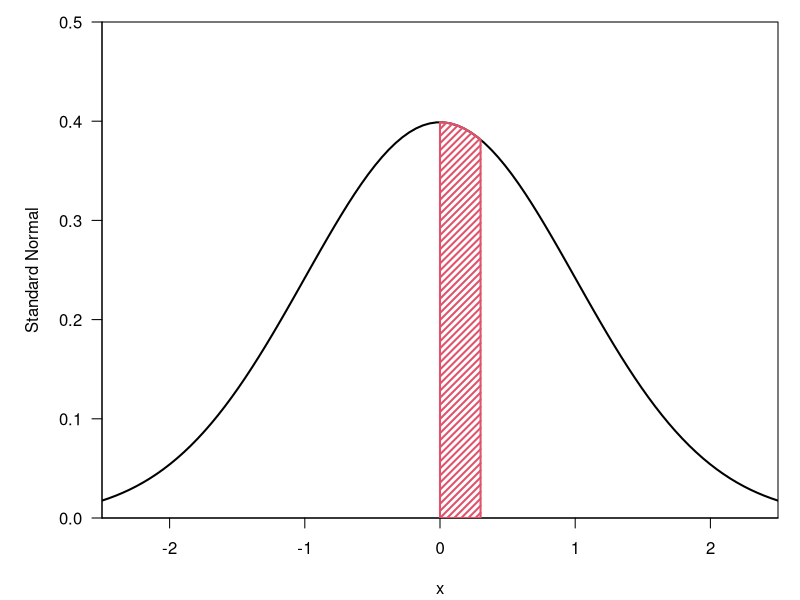
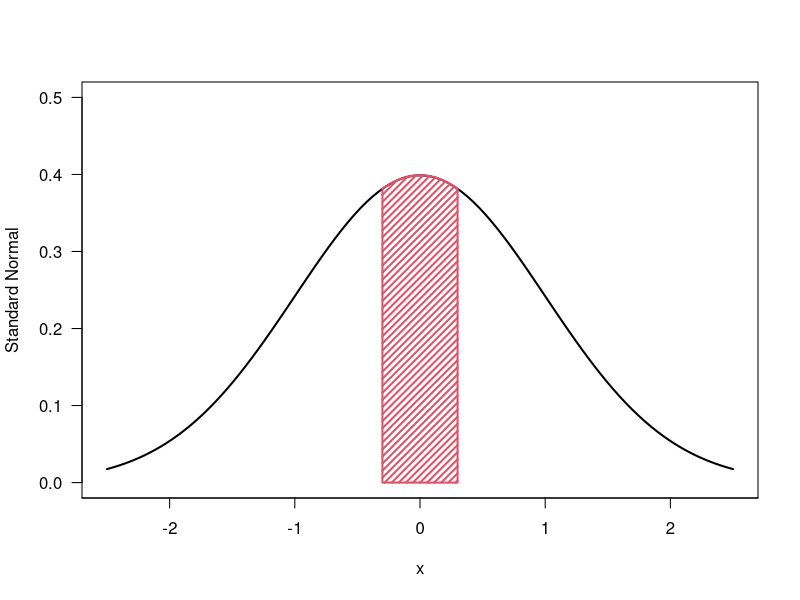
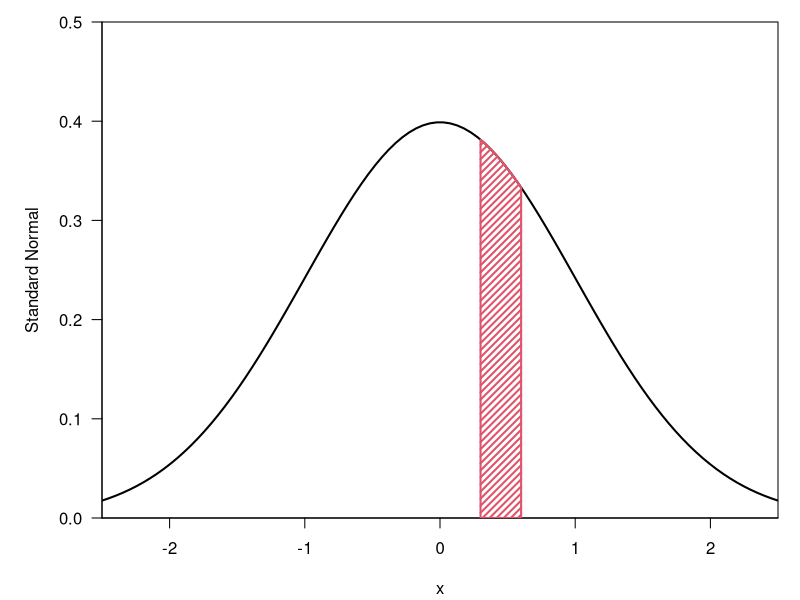
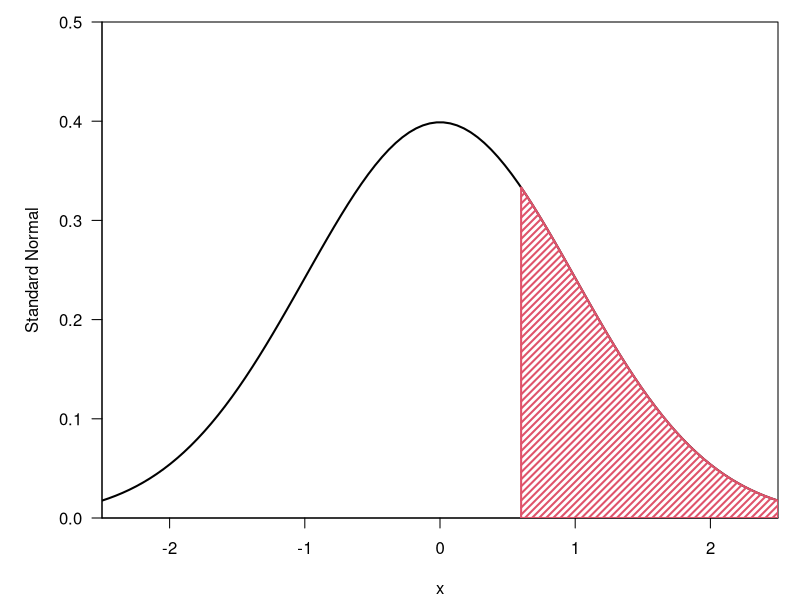

These figures' R source, in order:
x <- seq(-2.5, 2.5, length=100)
y <- dnorm(x)


png("std_norm1.png")
par(mar=c(4.1, 5.1, 1.1, 1.1), xaxs='i', yaxs='i')
plot(x, y, xlim=c(-2.5, 2.5), ylim=c(0, 0.5), type='l', las=1, axes=F, ylab="Standard Normal", lwd=2)
axis(1, at=-5:5)
axis(2, at=(0:5)/10, las=1)
box()
x1 <- seq(0, 0.3, length=100)
y1 <- dnorm(x1)

polygon(c(x1, rev(x1)), c(0*x1, rev(y1)), col=2, density=20, lwd=2)
dev.off()


png("std_norm2.png")
plot(x, y, xlim=c(-2.5, 2.5), ylim=c(0, 0.5), type='l', las=1, axes=F, ylab="Standard Normal", lwd=2)
axis(1, at=-5:5)
axis(2, at=(0:5)/10, las=1)
box()
x2 <- c(-rev(x1), x1)
y2 <-  c(rev(y1), y1)

polygon(c(x2, rev(x2)), c(0*x2, rev(y2)), col=2, density=20, lwd=2)
dev.off()

png("std_norm3.png")
par(mar=c(4.1, 5.1, 1.1, 1.1), xaxs='i', yaxs='i')
plot(x, y, xlim=c(-2.5, 2.5), ylim=c(0, 0.5), type='l', las=1, axes=F, ylab="Standard Normal", lwd=2)
axis(1, at=-5:5)
axis(2, at=(0:5)/10, las=1)
box()
x3 <- seq(0.3, 0.6, length=100)
y3 <- dnorm(x3)

polygon(c(x3, rev(x3)), c(0*x3, rev(y3)), col=2, density=20, lwd=2)
dev.off()

png("std_norm4.png")
par(mar=c(4.1, 5.1, 1.1, 1.1), xaxs='i', yaxs='i')
plot(x, y, xlim=c(-2.5, 2.5), ylim=c(0, 0.5), type='l', las=1, axes=F, ylab="Standard Normal", lwd=2)
axis(1, at=-5:5)
axis(2, at=(0:5)/10, las=1)
box()
x4 <- seq(0.6, 2.5, length=100)
y4 <- dnorm(x4)

polygon(c(x4, rev(x4)), c(0*x4, rev(y4)), col=2, density=20, lwd=2)
dev.off()